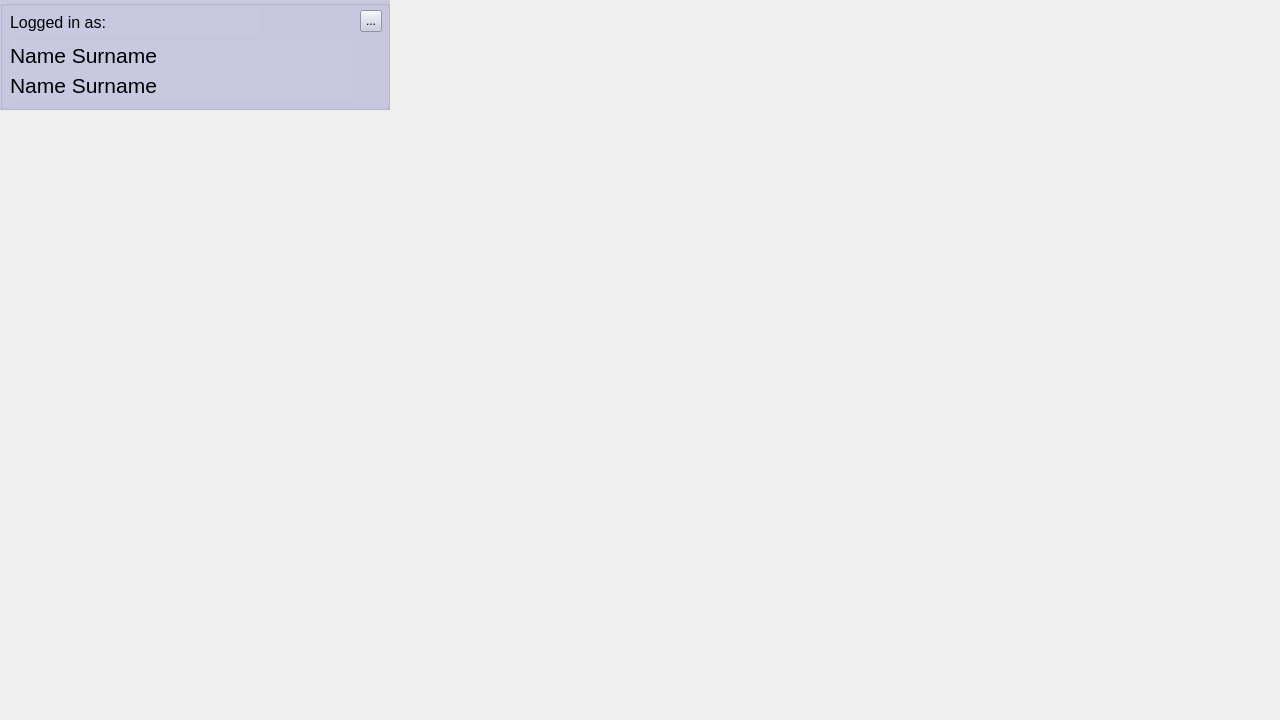
<?xml version="1.0" encoding="UTF-8"?>
<ui version="4.0">
 <class>ChatWindow</class>
 <widget class="QMainWindow" name="ChatWindow">
  <property name="geometry">
   <rect>
    <x>0</x>
    <y>0</y>
    <width>1280</width>
    <height>720</height>
   </rect>
  </property>
  <property name="sizePolicy">
   <sizepolicy hsizetype="Fixed" vsizetype="Fixed">
    <horstretch>0</horstretch>
    <verstretch>0</verstretch>
   </sizepolicy>
  </property>
  <property name="minimumSize">
   <size>
    <width>1280</width>
    <height>720</height>
   </size>
  </property>
  <property name="maximumSize">
   <size>
    <width>1280</width>
    <height>720</height>
   </size>
  </property>
  <property name="windowTitle">
   <string>Cool Chat - Chats</string>
  </property>
  <widget class="QWidget" name="centralwidget">
   <widget class="QGroupBox" name="account">
    <property name="geometry">
     <rect>
      <x>0</x>
      <y>0</y>
      <width>390</width>
      <height>110</height>
     </rect>
    </property>
    <property name="autoFillBackground">
     <bool>false</bool>
    </property>
    <property name="styleSheet">
     <string notr="true">background : rgb(200,200,225)</string>
    </property>
    <property name="title">
     <string/>
    </property>
    <widget class="QToolButton" name="logoutButton">
     <property name="geometry">
      <rect>
       <x>360</x>
       <y>10</y>
       <width>22</width>
       <height>22</height>
      </rect>
     </property>
     <property name="text">
      <string>...</string>
     </property>
    </widget>
    <widget class="QLabel" name="nameLabel">
     <property name="geometry">
      <rect>
       <x>10</x>
       <y>70</y>
       <width>341</width>
       <height>30</height>
      </rect>
     </property>
     <property name="font">
      <font>
       <pointsize>16</pointsize>
      </font>
     </property>
     <property name="text">
      <string>Name Surname</string>
     </property>
    </widget>
    <widget class="QLabel" name="label">
     <property name="geometry">
      <rect>
       <x>10</x>
       <y>10</y>
       <width>251</width>
       <height>25</height>
      </rect>
     </property>
     <property name="font">
      <font>
       <pointsize>12</pointsize>
      </font>
     </property>
     <property name="text">
      <string>Logged in as:</string>
     </property>
    </widget>
    <widget class="QLabel" name="nicknameLabel">
     <property name="geometry">
      <rect>
       <x>10</x>
       <y>40</y>
       <width>341</width>
       <height>30</height>
      </rect>
     </property>
     <property name="font">
      <font>
       <pointsize>16</pointsize>
      </font>
     </property>
     <property name="text">
      <string>Name Surname</string>
     </property>
    </widget>
   </widget>
   <widget class="QWidget" name="horizontalLayoutWidget">
    <property name="geometry">
     <rect>
      <x>390</x>
      <y>620</y>
      <width>891</width>
      <height>101</height>
     </rect>
    </property>
    <layout class="QHBoxLayout" name="inputLayout">
     <property name="sizeConstraint">
      <enum>QLayout::SetDefaultConstraint</enum>
     </property>
    </layout>
   </widget>
   <widget class="QScrollArea" name="dialogsScrollArea">
    <property name="geometry">
     <rect>
      <x>0</x>
      <y>110</y>
      <width>390</width>
      <height>610</height>
     </rect>
    </property>
    <property name="sizePolicy">
     <sizepolicy hsizetype="Expanding" vsizetype="Minimum">
      <horstretch>0</horstretch>
      <verstretch>0</verstretch>
     </sizepolicy>
    </property>
    <property name="frameShape">
     <enum>QFrame::NoFrame</enum>
    </property>
    <property name="lineWidth">
     <number>0</number>
    </property>
    <property name="verticalScrollBarPolicy">
     <enum>Qt::ScrollBarAsNeeded</enum>
    </property>
    <property name="horizontalScrollBarPolicy">
     <enum>Qt::ScrollBarAlwaysOff</enum>
    </property>
    <property name="sizeAdjustPolicy">
     <enum>QAbstractScrollArea::AdjustToContents</enum>
    </property>
    <property name="widgetResizable">
     <bool>true</bool>
    </property>
    <property name="alignment">
     <set>Qt::AlignLeading|Qt::AlignLeft|Qt::AlignTop</set>
    </property>
    <widget class="QWidget" name="dialogsScrollWidget">
     <property name="geometry">
      <rect>
       <x>0</x>
       <y>0</y>
       <width>390</width>
       <height>610</height>
      </rect>
     </property>
     <property name="sizePolicy">
      <sizepolicy hsizetype="Preferred" vsizetype="Minimum">
       <horstretch>0</horstretch>
       <verstretch>0</verstretch>
      </sizepolicy>
     </property>
    </widget>
   </widget>
   <widget class="QScrollArea" name="messagesScrollArea">
    <property name="geometry">
     <rect>
      <x>390</x>
      <y>0</y>
      <width>890</width>
      <height>620</height>
     </rect>
    </property>
    <property name="sizePolicy">
     <sizepolicy hsizetype="Expanding" vsizetype="Minimum">
      <horstretch>0</horstretch>
      <verstretch>0</verstretch>
     </sizepolicy>
    </property>
    <property name="frameShape">
     <enum>QFrame::NoFrame</enum>
    </property>
    <property name="lineWidth">
     <number>0</number>
    </property>
    <property name="horizontalScrollBarPolicy">
     <enum>Qt::ScrollBarAlwaysOff</enum>
    </property>
    <property name="sizeAdjustPolicy">
     <enum>QAbstractScrollArea::AdjustToContents</enum>
    </property>
    <property name="widgetResizable">
     <bool>true</bool>
    </property>
    <property name="alignment">
     <set>Qt::AlignLeading|Qt::AlignLeft|Qt::AlignTop</set>
    </property>
    <widget class="QWidget" name="messagesScrollWidget">
     <property name="geometry">
      <rect>
       <x>0</x>
       <y>0</y>
       <width>890</width>
       <height>620</height>
      </rect>
     </property>
     <property name="sizePolicy">
      <sizepolicy hsizetype="Preferred" vsizetype="Minimum">
       <horstretch>0</horstretch>
       <verstretch>0</verstretch>
      </sizepolicy>
     </property>
    </widget>
   </widget>
  </widget>
 </widget>
 <resources/>
 <connections/>
</ui>
